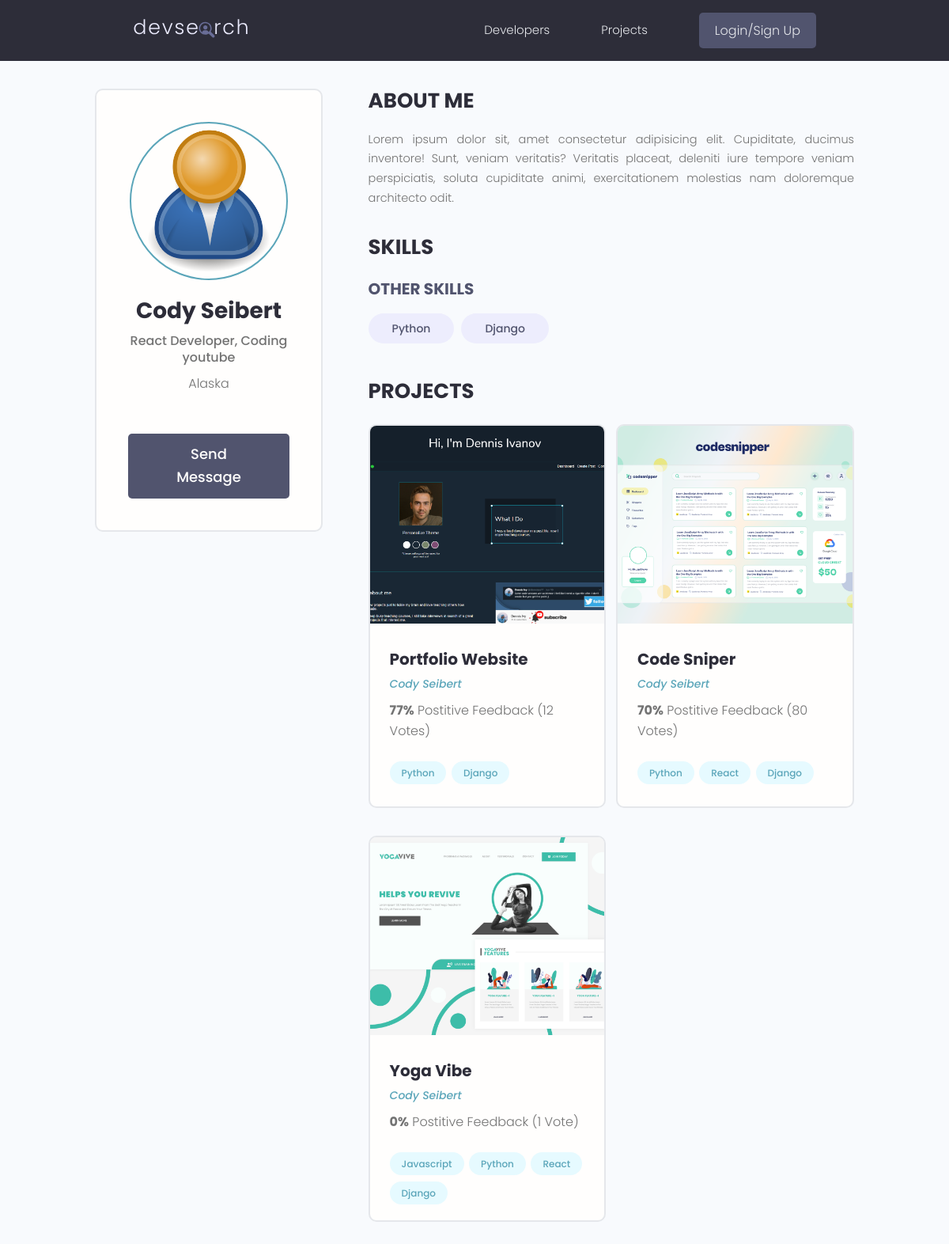
Screenshot of /profile/04930224-26d1-4a9f-b99c-95a0f86a09ea/ with the database file from the repository.
### users/models.py (models this page shows, shortened)
class Profile(models.Model):
    user = models.OneToOneField(User, on_delete=models.CASCADE, null=True, blank=True)
    name = models.CharField(max_length= 200, null=True, blank=True)
    email = models.EmailField(max_length= 500, null=True, blank=True)
    username = models.CharField(max_length= 200, null=True, blank=True)
    location = models.CharField(max_length= 200, null=True, blank=True)
    short_intro = models.CharField(max_length= 2000, null=True, blank=True)
    bio = models.TextField(null=True, blank=True)
    profile_image = models.ImageField(null=True, blank=True, upload_to='profiles/', default="profiles/user-default.png")
    social_github = models.CharField(max_length=2000, null=True, blank=True)
    social_twitter = models.CharField(max_length=2000, null=True, blank=True)
    social_linkedin = models.CharField(max_length=2000, null=True, blank=True)
    social_youtube = models.CharField(max_length=2000, null=True, blank=True)
    social_website = models.CharField(max_length=2000, null=True, blank=True)
    created = models.DateTimeField(auto_now_add= True)
    id = models.UUIDField(default=uuid.uuid4, unique=True, primary_key=True, editable=False)
    @property
    def imageURL(self):
        try:
            url = self.profile_image.url
        except:
            url = ''
        return url
    class Meta:
        ordering = ['created']

class Skill(models.Model):
    owner = models.ForeignKey(Profile, null=True, blank=True, on_delete=models.CASCADE)
    name = models.CharField(max_length= 200, null=True, blank=True)
    description = models.TextField(null=True, blank=True)
    created = models.DateTimeField(auto_now_add= True)
    id = models.UUIDField(default=uuid.uuid4, unique=True, primary_key=True, editable=False)

### projects/models.py (models this page shows, shortened)
class Project(models.Model):
    owner = models.ForeignKey(Profile, null=True, blank=True, on_delete=models.CASCADE)
    title = models.CharField(max_length= 200)
    description = models.TextField(null=True, blank=True)
    featured_image = models.ImageField(null=True, blank=True, default="default.jpg")
    demo_link = models.CharField(max_length= 2000, null=True, blank=True)
    source_link = models.CharField(max_length=2000, null=True, blank=True)
    tags = models.ManyToManyField('Tag', blank= True)
    vote_total = models.IntegerField(default=0, null= True, blank= True)
    vote_ratio = models.IntegerField(default=0, null= True, blank= True)
    created = models.DateTimeField(auto_now_add= True)
    id = models.UUIDField(default=uuid.uuid4, unique=True, primary_key=True, editable=False)
    class Meta:
        ordering = ['-vote_ratio', '-vote_total', 'title']
    @property
    def imageURL(self):
        try:
            url = self.featured_image.url
        except:
            url = ''
        return url

class Tag(models.Model):
    name = models.CharField(max_length= 200)
    created = models.DateTimeField(auto_now_add= True)
    id = models.UUIDField(default=uuid.uuid4, unique=True, primary_key=True, editable=False)
    def __str__(self):
        return self.name

### users/views.py (the view)
# urls.py: path('profile/<str:pk>/', views.profile, name = "profile"),
def profile(request, pk):
    profileObj = Profile.objects.get(id=pk)
    topSkills = profileObj.skill_set.exclude(description__exact = "")
    otherSkills = profileObj.skill_set.filter(description = "")
    context = {'profile': profileObj, 'topSkills': topSkills, 'otherSkills': otherSkills}
    return render(request, 'users/profile.html', context)

### users/templates/users/profile.html (shortened to what this page needs)
{% extends 'main.html' %}
{% block content %}
<main class="profile my-md">
    <div class="container">
      <div class="layout">
        <div class="column column--1of3">
          <div class="card text-center">
            <div class="card__body dev">
              <img class="avatar avatar--xl" src="{{profile.imageURL}}" />
              <h2 class="dev__name">{{profile.name}}</h2>
              <p class="dev__title">{{profile.short_intro}}</p>
              <p class="dev__location">{{profile.location}}</p>
              {% if request.user.profile.id != profile.id %}
              <a href="{% url 'create-message' profile.id %}" class="btn btn--sub btn--lg">Send Message </a>
              {% endif %}
            </div>
          </div>
        </div>
        <div class="column column--2of3">
          <div class="devInfo">
            <h3 class="devInfo__title">About Me</h3>
            <p class="devInfo__about">
              {{profile.bio}}
            </p>
          </div>
          <div class="devInfo">
            <h3 class="devInfo__title">Skills</h3>
            <div class="devInfo__skills">
              <h3 class="devInfo__subtitle">Other Skills</h3>
              <div class="devInfo__otherSkills">
                {% for skill in otherSkills %}
                <span class="tag tag--pill tag--sub tag--lg">
                  <small>{{skill.name}}</small>
                </span>
                {% endfor %}
              </div>
            </div>
          </div>
          <div class="devInfo">
            <h3 class="devInfo__title">Projects</h3>
            <div class="grid grid--two">
              {% for project in profile.project_set.all %}
              <div class="column">
                <div class="card project">
                  <a href="{% url 'project' project.id %}" class="project">
                    <img class="project__thumbnail" src="{{project.imageURL}}" alt="project thumbnail" />
                    <div class="card__body">
                      <h3 class="project__title">{{project.title}}</h3>
                      <p><a class="project__author" href="{% url 'profile' profile.id %}">{{project.owner.name}}</a></p>
                      <p class="project--rating">
                        <span style="font-weight: bold;">{{project.vote_ratio}}%</span> Postitive
                        Feedback ({{project.vote_total}} Vote{{project.vote_total|pluralize:"s"}})
                      </p>
                      <div class="project__tags">
                        {% for tag in project.tags.all %}
                        <span class="tag tag--pill tag--main">
                          <small>{{tag}}</small>
                        </span>
                        {% endfor %}
                      </div>
                    </div>
                  </a>
                </div>
              </div>
              {% endfor %}
            </div>
          </div>
        </div>
      </div>
    </div>
  </main>
{% endblock content %}

### static/styles/app.css (style rules this page uses)
:root { --color-sub: #2d2d39; }
.btn--sub { background-color: var(--color-sub-light); }
.card { border: 2px solid var(--color-light); }
img { width: 100%; }
.profile .card > .dev { padding: 4rem; }
.dev__name { color: var(--color-sub); font-size: 2.8rem; font-weight: 700; margin-top: 1rem; margin-bottom: 0.5rem; }
.dev__title { font-size: 1.6rem; font-weight: 500; line-height: 1.3; }
.dev__location { margin-top: 1rem; }
.devInfo { margin-bottom: 3rem; }
.devInfo__title, .devInfo__subtitle { font-size: 2.6rem; color: var(--color-sub); text-transform: uppercase; font-weight: 700; margin-bottom: 1.5rem; }
.devInfo__subtitle { font-size: 2rem; color: var(--color-sub-light); }
.devInfo__about, .devSkill__info { font-size: 1.45rem; line-height: 1.7; text-align: justify; }
.project__author { font-size: 1.4rem; font-style: italic; }
.project--rating { margin-bottom: 1.6em; margin-top: .5em; }
.project__thumbnail { height: 25rem; object-fit: cover; object-position: top center; }
.project__title { font-size: 2rem; font-weight: 700; color: var(--color-sub); }

### static/uikit/styles/modules/_variables.css (style rules this page uses)
:root { --color-main: #5aa5b9; --color-main-light: #e6faff; --color-sub: #3f4156; --color-sub-light: #51546e; --color-sub-lighter: #ededfd; --color-text: #737373; --color-gray: #8b8b8b; --color-light: #e5e7eb; --color-light-gray: #767676; --color-bg: #f8fafd; --color-white: #fffefd; --color-white-light: #f3f3f3; --color-success: #359e64; --color-success-bg: #def8e8; --color-error: #fc4b0b; --color-error-bg: #fff2ee; --font-base: 'Poppins', arial, helvetica, 'Segoe UI', roboto, ubuntu, sans-serif; --font-monospace: 'Fira Code', 'Courier New', courier, monospace; --font-regular: 300; --font-medium: 500; --font-bold: 700; --generic-shadow: 1px 1px 5px #00000010; --generic-transition: all 0.3s ease-in-out; }

### static/uikit/styles/modules/_base.css (style rules this page uses)
* { margin: 0; padding: 0; box-sizing: border-box; text-rendering: optimizeLegibility; color: inherit; font-size: inherit; }
html { font-size: 50%; }
@media only screen and (min-width: 480px) { html { font-size: 56.25%; } }
@media only screen and (min-width: 1200px) { html { font-size: 62.5%; } }
body { line-height: 1.6; font-weight: 400; font-size: 1.5rem; color: var(--color-text); background-color: var(--color-bg); min-height: 100vh; }

### static/uikit/styles/modules/_typography.css (style rules this page uses)
* { font-family: var(--font-base); }
h2 { font-size: 3.6rem; font-weight: var(--font-bold); }
h3 { font-size: 3.2rem; font-weight: var(--font-medium); }
p, span, strong { font-size: 1.6rem; color: var(--color-text); font-weight: var(--font-regular); }
a { padding-bottom: 2px; text-decoration: none; display: inline-block; color: var(--color-main); font-weight: var(--font-medium); }

### static/uikit/styles/modules/_utilities.css (style rules this page uses)
.container { width: 92%; max-width: 165rem; margin: 0 auto; box-sizing: border-box; }
@media screen and (min-width: 1000px) { .container { width: 90%; } }
@media screen and (min-width: 1200px) { .container { width: 80%; } }
.text-center { text-align: center; }
.my-md { margin: 3rem auto; }

### static/uikit/styles/modules/_avatar.css (style rules this page uses)
.avatar { border-radius: 50%; border: 2px solid var(--color-main); object-fit: cover; }
.avatar--xl { height: 20rem; width: 20rem; }

### static/uikit/styles/modules/_button.css (style rules this page uses)
.btn { display: inline-block; position: relative; cursor: pointer; background-color: var(--color-light); font-weight: var(--font-medium); color: var(--color-sub); text-decoration: none; padding: 1rem 2rem; border-radius: 0.5rem; border: none; width: -webkit-fit-content; width: -moz-fit-content; width: fit-content; height: -webkit-fit-content; height: -moz-fit-content; height: fit-content; font-size: 1.6rem; outline-width: 0; outline-color: transparent; -webkit-backface-visibility: hidden; backface-visibility: hidden; transition: all 0.3s ease-in-out; }
.btn--sub { background-color: var(--color-sub); color: var(--color-white); }
.btn--lg { font-size: 1.8rem; padding: 1.2rem 4.5rem; }

### static/uikit/styles/modules/_card.css (style rules this page uses)
.card { border-radius: 1rem; background-color: var(--color-white); border: 1.5px solid var(--color-light); width: auto; height: auto; margin-top: 0.5rem; margin-bottom: 0.5rem; overflow: hidden; }
.card__body, .card__header { padding: 2rem 2.5rem; }

### static/uikit/styles/modules/_grid.css (style rules this page uses)
.grid { display: flex; flex-wrap: wrap; justify-content: flex-start; align-items: stretch; }
.grid > .column { min-width: 28rem; margin-bottom: 2.5rem; }
.grid--two > .column { flex-basis: 100%; }
@media screen and (min-width: 800px) { .grid--two { margin-right: -2%; } }
@media screen and (min-width: 800px) { .grid--two > .column { margin-right: 2%; } }
@media screen and (min-width: 800px) { .grid--two > .column { flex-basis: 48%; } }

### rows the page displays
Profile: imageURL (placeholder picture), name "Cody Seibert", short_intro "React Developer, Coding youtube", location "Alaska", bio "Lorem ipsum dolor sit, amet consectetur adipisicing elit. Cupiditate, ducimus inventore! Sunt, veniam veritatis? Veritatis placeat, deleniti iure tempore veniam perspiciatis, soluta cupiditate animi, exercitationem molestias nam doloremque architecto odit."
Skill: name "Python"
Skill: name "Django"
Project: imageURL (picture), title "Portfolio Website", owner.name "Cody Seibert", vote_ratio "77", vote_total "12"
Tag: name "Python"
Tag: name "Django"
Project: imageURL (picture), title "Code Sniper", owner.name "Cody Seibert", vote_ratio "70", vote_total "80"
Tag: name "React"
Project: imageURL (picture), title "Yoga Vibe", owner.name "Cody Seibert", vote_ratio "0", vote_total "1"
Tag: name "Javascript"
